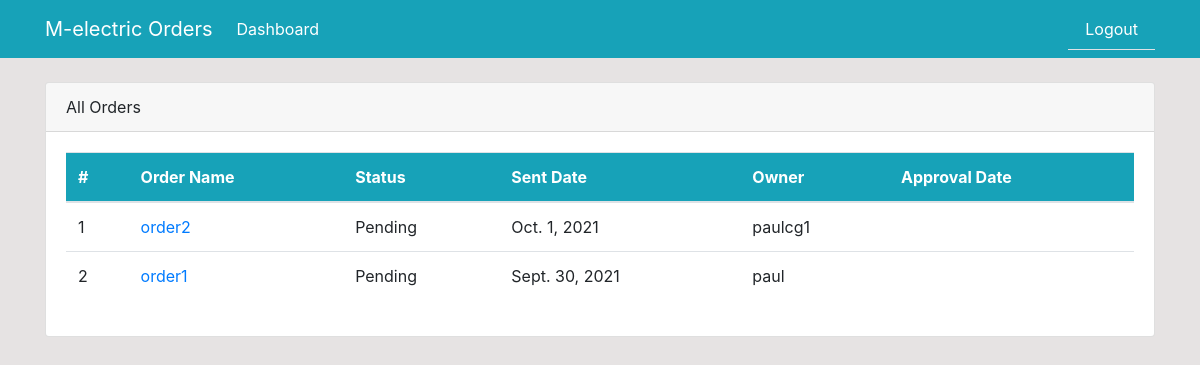
Page /all-orders (signed in) on the earlier database version.
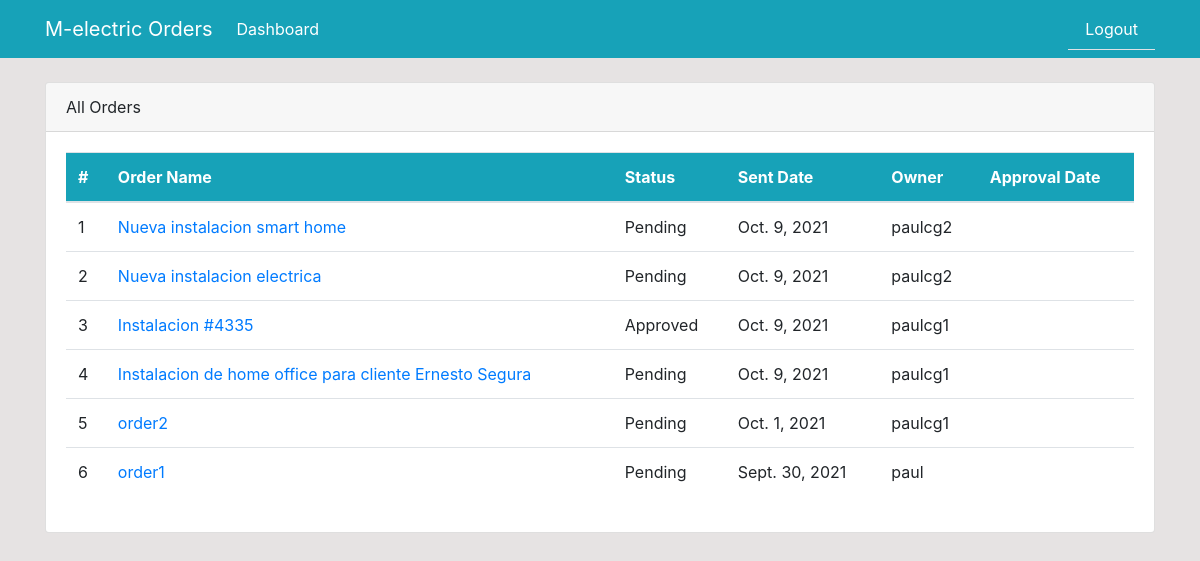
Same page on the later database version.
### dashboard/models.py (models this page shows, shortened)
class Order(models.Model):
	description = models.CharField('Order Description', max_length=100)
	status = models.CharField('Status', max_length=50, choices=STATUS)
	user = models.ForeignKey(User, blank=True, null=True, on_delete=models.CASCADE)
	products = models.ManyToManyField(Product, blank=True, through='ThroughModel')
	created = models.DateTimeField(auto_now_add=True)
	approval_date = models.DateTimeField('Approval Date', blank=True, null=True)

### dashboard/views.py (the view)
# urls.py: path('all-orders', views.all_orders, name='all-orders'),
@login_required
def all_orders(request):
    all_orders = Order.objects.all().order_by('-created')
    return render(request, 'dashboard/all_orders.html', {'all_orders':all_orders})

### templates/dashboard/all_orders.html (shortened to what this page needs)
{% extends 'partials/base.html' %}
{% block content %}
<div class="container">
    <div class="row mt-4">
            <div class="col-md-12">
                <div class="card">
                    <div class="card-header">
                        All Orders
                    </div>
                    <div class="card-body">
                        <table class="table bg-white">
                            <thead class="bg-info text-white">
                                <tr>
                                    <th>#</th>
                                    <th scope="col">Order Name</th>
                                    <th scope="col">Status</th>
                                    <th scope="col">Sent Date</th>
                                    <th scope="col">Owner</th>
                                    <th scope="col">Approval Date</th>
                                </tr>
                            </thead>
                            <tbody>
                                {% for order in all_orders %}
                                <tr>
                                    <td>{{ forloop.counter }}</td>
                                    <td><a href="">{{ order.description }}</a></td>
                                    <td>{{ order.status }}</td>
                                    <td>{{ order.created.date }}</td>
                                    <td>{{ order.user }}</td>
                                    <td>{{ order.approval_date.date }}</td>
                                </tr>
                                {% endfor %}
                            </tbody>
                        </table>
                    </div>
                </div>
            </div>
    </div>
</div>
{% endblock %}

Differences in the rows shown:
added Order: description "Nueva instalacion smart home", status "Pending", created "Oct. 9, 2021", user "paulcg2"
added Order: description "Nueva instalacion electrica", status "Pending", created "Oct. 9, 2021", user "paulcg2"
added Order: description "Instalacion #4335", status "Approved", created "Oct. 9, 2021", user "paulcg1"
added Order: description "Instalacion de home office para cliente Ernesto Segura", status "Pending", created "Oct. 9, 2021", user "paulcg1"
